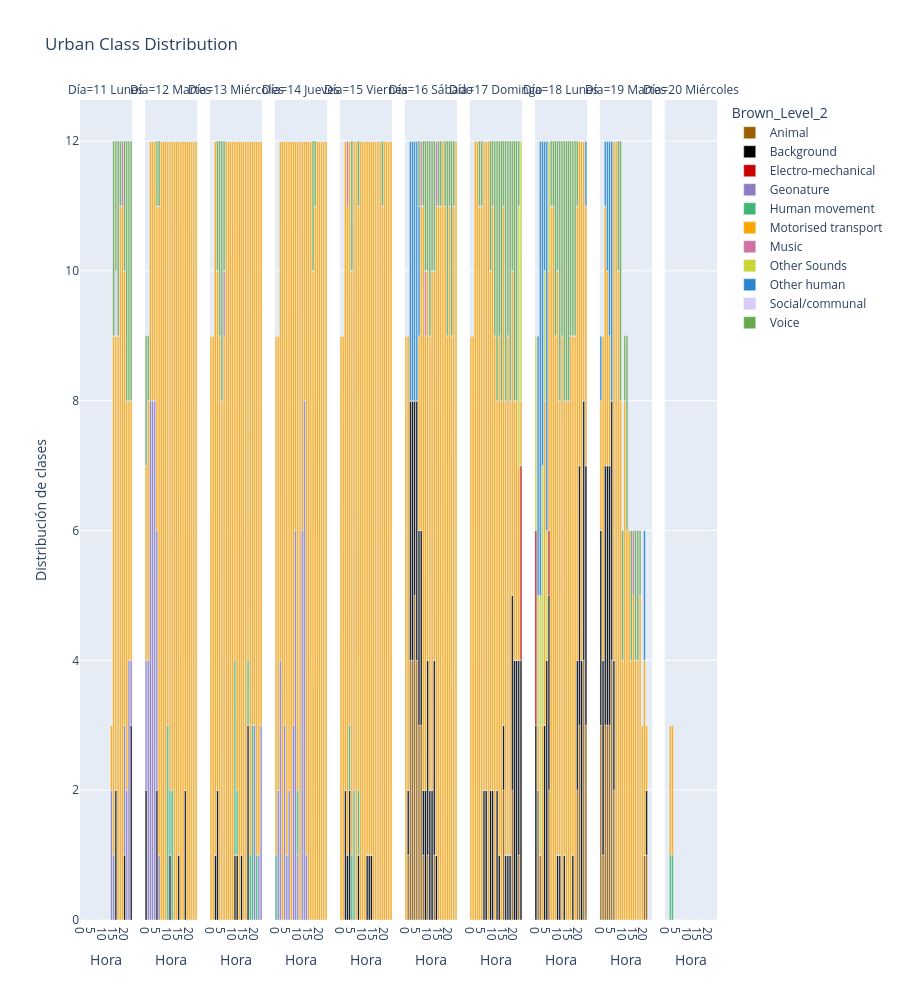

Notebook source saved alongside this figure:
### Code cell
dfg = df_explode.groupby(['Brown_Level_2', 'Hora', 'Día'], as_index=False).count()
fig = px.bar(dfg, 
    x='Hora',
    y='Distribución de clases',
    color='Brown_Level_2',
    title='Urban Class Distribution',
    color_discrete_sequence=px.colors.qualitative.Alphabet,
    facet_col='Día',
    color_discrete_map=COLLOR_PALLET,
    height=1000,
)

fig.show()
